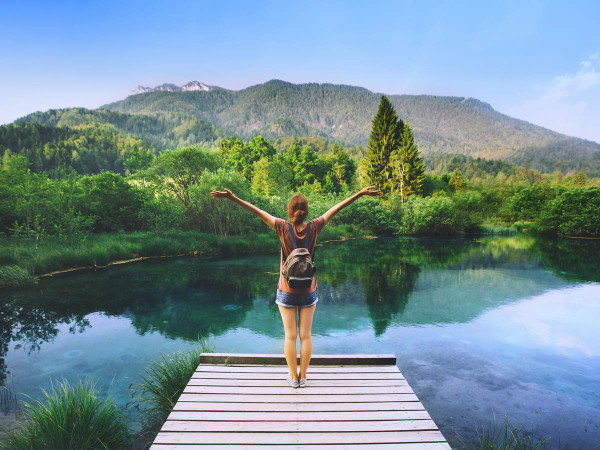
#> input picture week 5/nature.jpg, 600 x 450 px
$ jupyter execute sharpening.ipynb
#> lines starting #> are read from the running program, lines starting #| are printed output that depends on the picture
[cell 1]
#Getting the imports
import cv2
import numpy as np

#Reading the image
img = cv2.imread('nature.jpg')
#> img is the input picture: shape (450, 600, 3); mean B, G, R 147.9, 141.5, 116.6

#Gauusian kernel for sharpening
gaussian_blur = cv2.GaussianBlur(img, (7,7), 2)
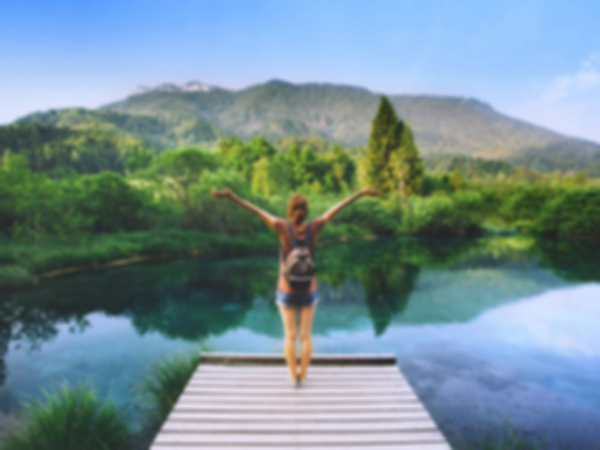
#> gaussian_blur: shape (450, 600, 3); mean B, G, R 147.9, 141.5, 116.6

#Sharpening using addweighted()
sharpened1 = cv2.addWeighted(img,1.5, gaussian_blur, -0.5, 0)
sharpened2 = cv2.addWeighted(img,3.5, gaussian_blur, -2.5, 0)
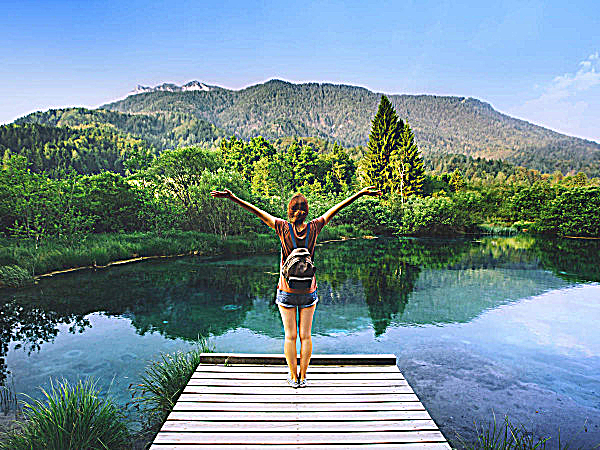
#> sharpened2: shape (450, 600, 3); mean B, G, R 147.5, 141.7, 116.6
sharpened3 = cv2.addWeighted(img,7.5, gaussian_blur, -6.5, 0)
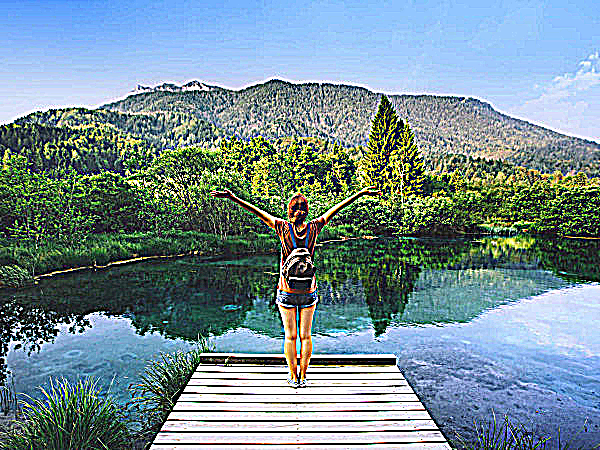
#> sharpened3: shape (450, 600, 3); mean B, G, R 148.4, 141.5, 117.7

img = cv2.resize(img, (500, 300))
#> img: shape (300, 500, 3)
sharpened1 = cv2.resize(sharpened1, (500, 300))
#> sharpened1: shape (300, 500, 3)
sharpened2 = cv2.resize(sharpened2, (500, 300))
#> sharpened2: shape (300, 500, 3)
sharpened3 = cv2.resize(sharpened3, (500, 300))
#> sharpened3: shape (300, 500, 3)


cv2.putText(img, "Original", org=(20,40), fontFace=cv2.FONT_HERSHEY_PLAIN, fontScale= 2, color=(255,0,255) )
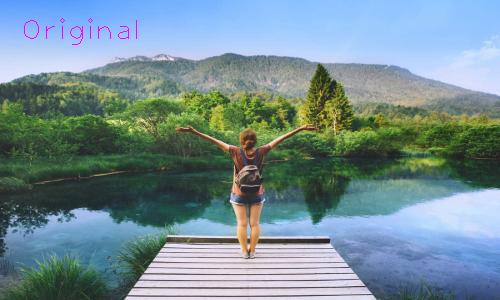
#> img: shape (300, 500, 3); mean B, G, R 147.8, 141.1, 116.7
cv2.putText(sharpened1, "sharpened1", org=(20,40), fontFace=cv2.FONT_HERSHEY_PLAIN, fontScale= 2 , color=(255,0,255))
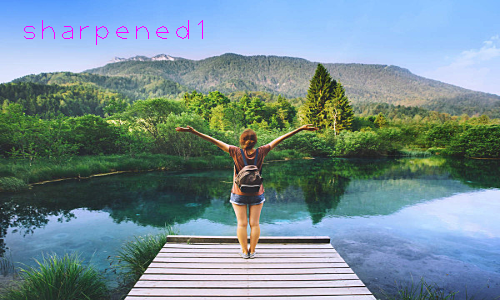
#> sharpened1: shape (300, 500, 3); mean B, G, R 147.7, 140.9, 116.8
cv2.putText(sharpened2, "sharpened2", org=(20,40), fontFace=cv2.FONT_HERSHEY_PLAIN, fontScale= 2 , color=(255,0,255))
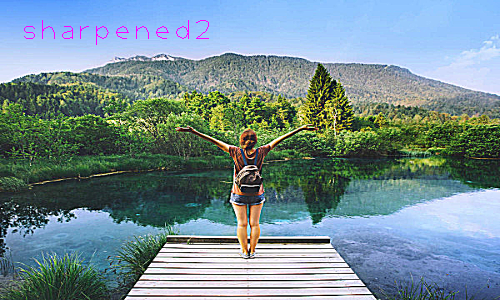
#> sharpened2: shape (300, 500, 3); mean B, G, R 147.3, 141, 116.8
cv2.putText(sharpened3, "sharpened3", org=(20,40), fontFace=cv2.FONT_HERSHEY_PLAIN, fontScale= 2 , color=(255,0,255))
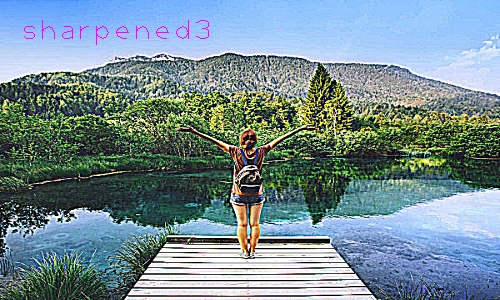
#> sharpened3: shape (300, 500, 3); mean B, G, R 148.4, 140.9, 117.9


img1_3 = np.hstack((img, sharpened1))
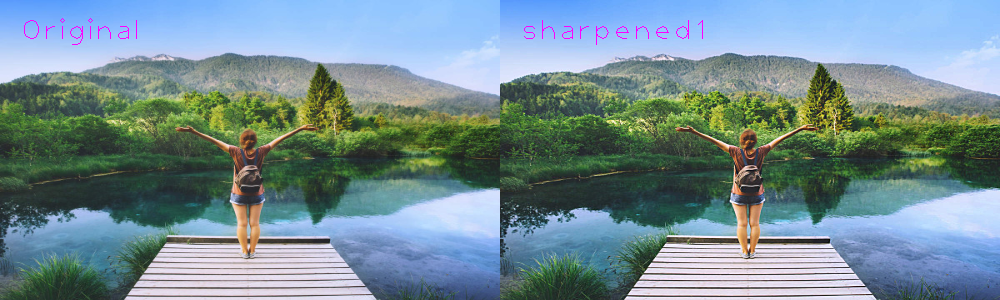
#> img1_3: shape (300, 1000, 3); mean B, G, R 147.8, 141, 116.7
img2_3 = np.hstack((sharpened2,sharpened3))
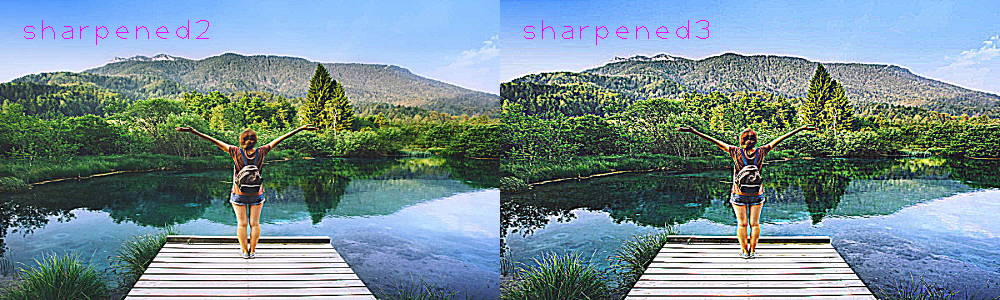
#> img2_3: shape (300, 1000, 3); mean B, G, R 147.9, 141, 117.3

img3_6 = np.vstack((img1_3,img2_3))
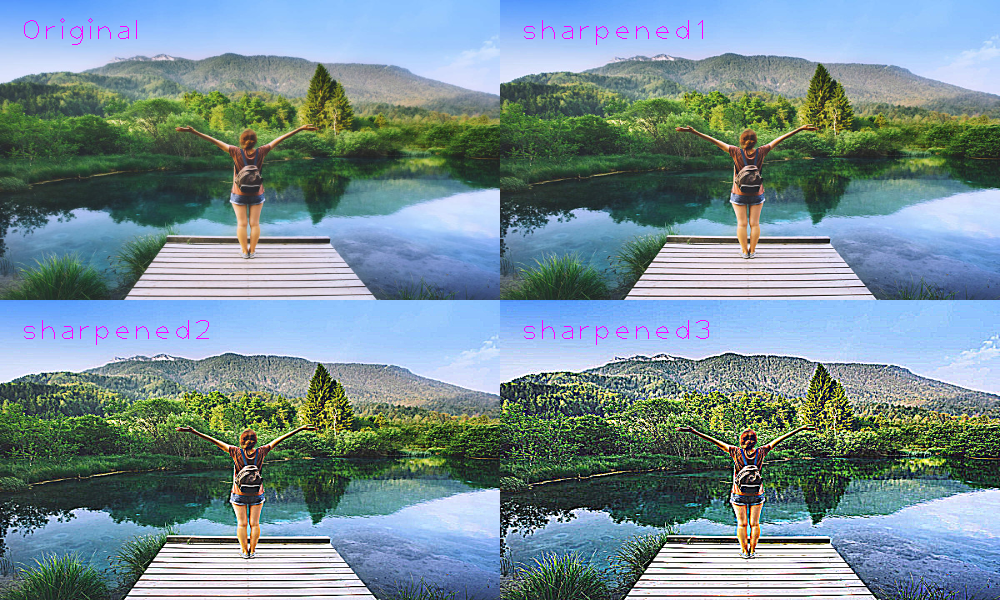
#> img3_6: shape (600, 1000, 3); mean B, G, R 147.8, 141, 117

cv2.imshow("sharpening", img3_6)
cv2.waitKey(0)
cv2.destroyAllWindows()
